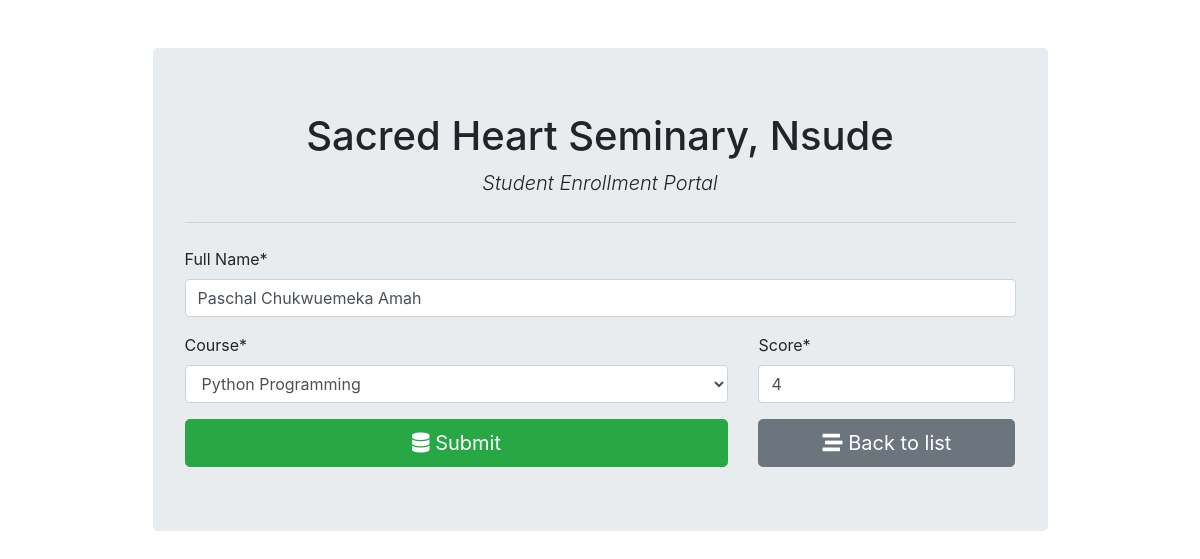
Page /21/ on the committed database.
### school/models.py (models this page shows, shortened)
class Student(models.Model):
    fullname = models.CharField(max_length=100)
    course = models.ForeignKey(Course,on_delete=models.CASCADE)
    score = models.CharField(max_length=15)
    grade = models.CharField(max_length=100, verbose_name="Grade", blank=True, default=None)
    student_no = models.CharField(max_length=100, blank=True)
    created_at = models.DateTimeField(auto_now_add=True, blank=True)
    updated_at = models.DateTimeField(auto_now=True, blank=True)

### school/views.py (the view, shortened to what this page needs)
# urls.py: path('', views.student_form, name= 'student_insert'), # get and post req. for insert operation
def student_form(request, id=0):
    last_serial = Counting.objects.all().order_by('id').last() #get the last serial from Counting
    if request.method == "GET":
        if id == 0:
            form = StudentForm()
        else:
            student = Student.objects.get(pk=id)
            form = StudentForm(instance=student)
        return render(request, "school/student_form.html", {'form': form})

### school/forms.py
class StudentForm(forms.ModelForm):
    class Meta:
        model = Student
        fields = ('fullname','student_no','course','score', 'grade')
        labels = {
            'fullname':'Full Name',
            'course':'Course',
            'grade':'Grade'
        }
    def __init__(self, *args, **kwargs):
        super(StudentForm,self).__init__(*args, **kwargs)
        self.fields['student_no'].required = False

### school/models.py (called while the page is built)
    def __str__(self):
        return self.title

### school/templates/school/student_form.html (shortened to what this page needs)
{% extends "school/base.html" %}
{% load crispy_forms_tags %}
{% block content %}
<form action="" method="post" autocomplete="">
    {{form.fullname|as_crispy_field}}
    <div class="row">
        <div class="col-md-8">
            {{form.course|as_crispy_field}}
        </div>
        <div class="col-md-4">
            {{form.score|as_crispy_field}}
        </div>
    </div>
    <div class="row">
        <div class="col-md-8">
            <button type="submit" class="btn btn-success btn-block btn-lg"><i class="fas fa-database"></i>
                Submit</button>
        </div>
        <div class="col-md-4">
            <a href="{% url 'student_list' %}" class="btn btn-secondary btn-block btn-lg">
                <i class="fas fa-stream"></i> Back to list
            </a>
        </div>
    </div>
</form>
{% endblock content %}

### rows in the picture
Student: fullname "Paschal Chukwuemeka Amah", course "Python Programming", score "4"
